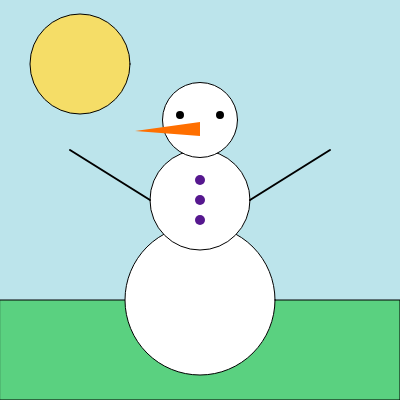
Frame 1 (no input)
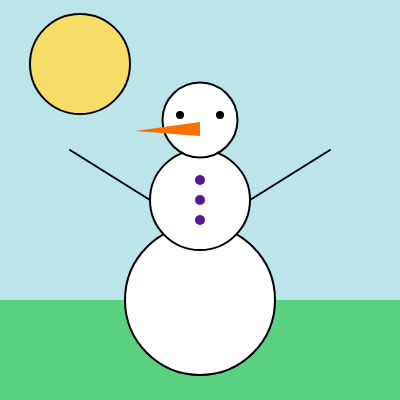
Frame 60 (no input)
Frame 120 (the mouse pressed at the canvas centre since frame 60): identical to frame 60, image omitted

The p5.js sketch that drew these frames (run headless with seeded random() and noise() and a simulated clock; from frame 60 on, the mouse is pressed at the canvas centre):

// p5.js sketch
// ── sketch.js
function setup() {
  createCanvas(400, 400);
}

function draw() {
background (188, 228, 235);

// The ground
fill (90, 209, 128);
rect(0, 300, 400, 100);  

// The sun
stroke(0);
fill (245, 221, 103);
ellipse(80, 64, 100, 100);  

// The snowman
fill (255, 255, 255);
ellipse(200, 300, 150, 150);
ellipse(200, 200, 100, 100);
ellipse(200, 120, 75, 75);

// Arms
strokeWeight (2);
line (70, 150, 150, 200);
line (330, 150, 250, 200);

//Eyes
fill (0, 0, 0);
ellipse (180, 115, 6, 6);
ellipse (220, 115, 6, 6);

//Buttons
noStroke();
fill (86, 24, 143);
ellipse (200, 180, 10, 10);
ellipse (200, 200, 10, 10);
ellipse (200, 220, 10, 10);

//Nose
fill(255, 111, 0);
triangle(135, 131, 200, 122, 200, 136);


}
